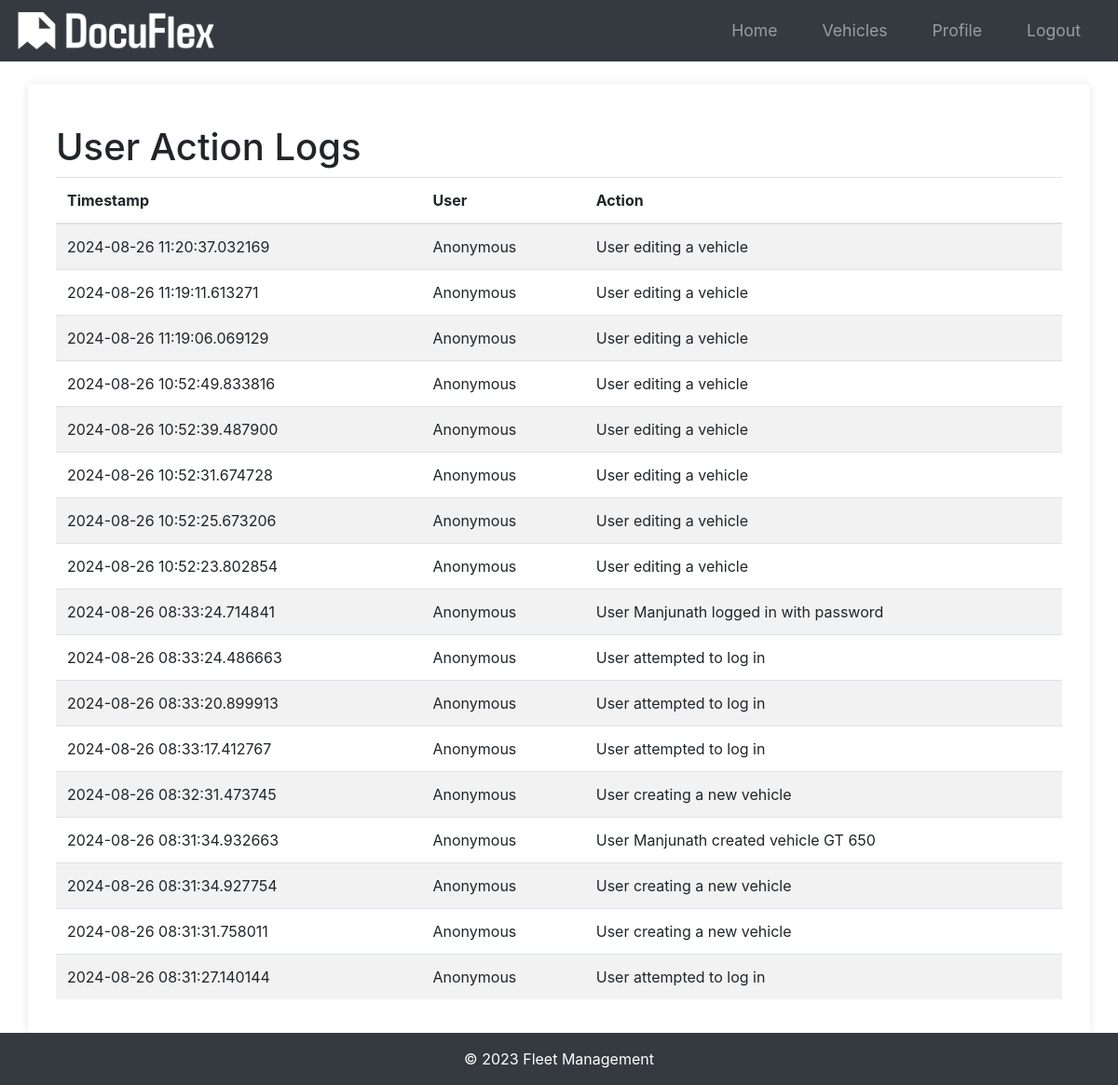
The page /logs (signed in) on the database as committed earlier.
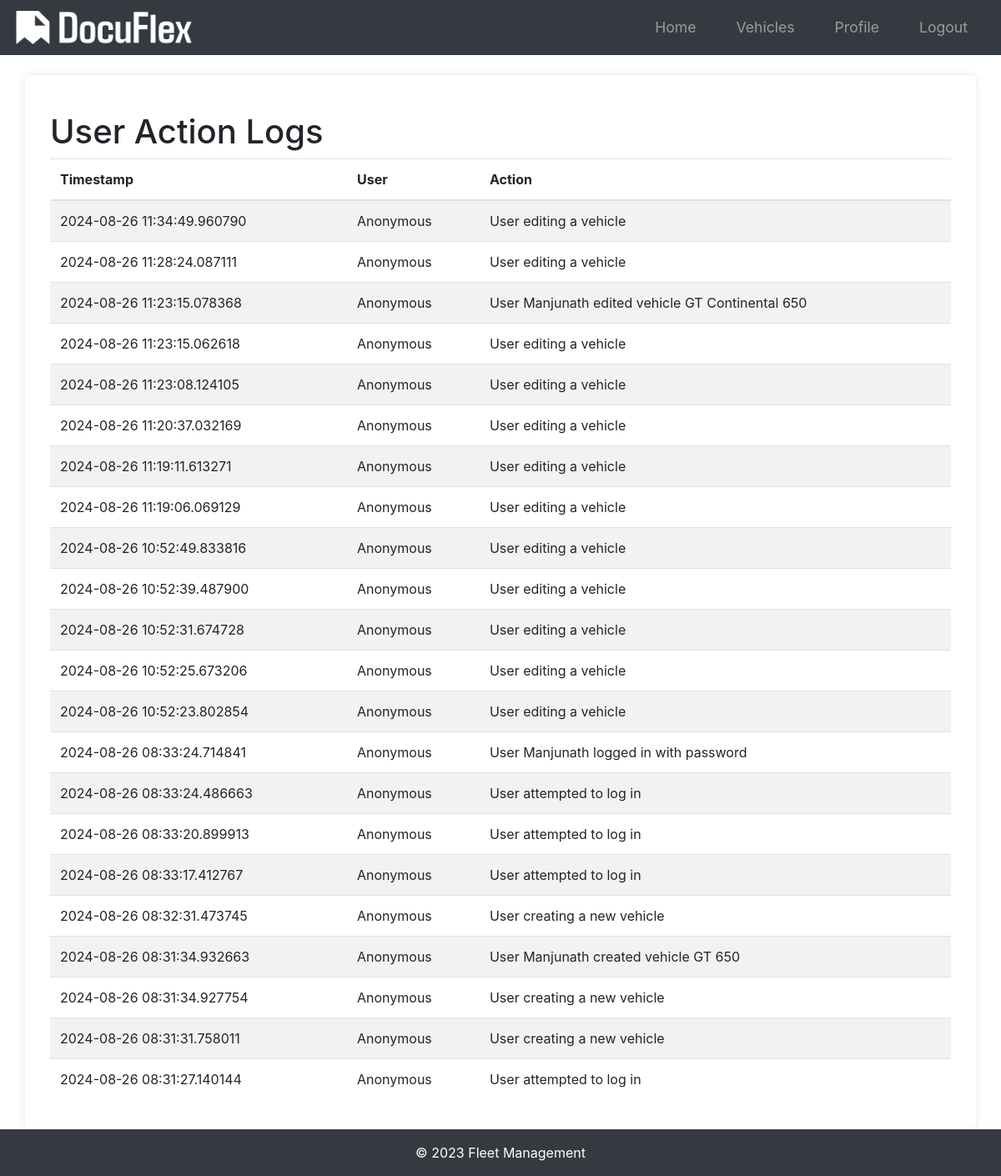
The same page on the database as committed later.
### app/models.py (models this page shows, shortened)
class Log(db.Model):
    id = db.Column(db.Integer, primary_key=True)
    user_id = db.Column(db.Integer, db.ForeignKey("user.id"), nullable=True)
    action = db.Column(db.String(255), nullable=False)
    timestamp = db.Column(db.DateTime, default=datetime.utcnow, nullable=False)

### app/routes.py (the view)
@main.route("/logs")
@login_required  # Ensure only logged-in users can see this
def view_logs():
    logs = Log.query.order_by(Log.timestamp.desc()).all()
    return render_template("view_logs.html", logs=logs)

### app/__init__.py (called while the page is built)
def create_app(config_class=Config):
    app = Flask(__name__)
    app.config.from_object(config_class)
    db.init_app(app)
    bcrypt.init_app(app)
    login_manager.init_app(app)
    mail.init_app(app)
    migrate.init_app(app, db)
    login_manager.login_view = "main.login"
    login_manager.login_message_category = "info"
    from app.models import User
    @login_manager.user_loader
    def load_user(user_id):
        return User.query.get(int(user_id))
    from app.routes import main as main_blueprint
    app.register_blueprint(main_blueprint)
    scheduler = BackgroundScheduler()
    scheduler.add_job(check_document_expirations, "interval", hours=24)
    scheduler.start()
    return app

### app/templates/view_logs.html (shortened to what this page needs)
{% extends "base.html" %}
{% block content %}
<div class="container">
    <h1 class="mt-4">User Action Logs</h1>
    <table class="table table-striped">
        <thead>
            <tr>
                <th scope="col">Timestamp</th>
                <th scope="col">User</th>
                <th scope="col">Action</th>
            </tr>
        </thead>
        <tbody>
            {% for log in logs %}
            <tr>
                <td>{{ log.timestamp }}</td>
                <td>{{ log.user.username if log.user else "Anonymous" }}</td>
                <td>{{ log.action }}</td>
            </tr>
            {% endfor %}
        </tbody>
    </table>
</div>
{% endblock %}

### app/templates/base.html (shortened to what this page needs)
<!DOCTYPE html>
<html lang="en">
<head>
    <link rel="stylesheet" href="{{ url_for('static', filename='styles.css') }}">
    <link rel="stylesheet" href="https://stackpath.bootstrapcdn.com/bootstrap/4.5.2/css/bootstrap.min.css">
    <link rel="stylesheet" href="https://cdnjs.cloudflare.com/ajax/libs/font-awesome/5.15.3/css/all.min.css">
</head>
<body>
    <nav class="navbar navbar-expand-lg navbar-dark bg-dark">
        <a class="navbar-brand" href="{{ url_for('main.index') }}">
            <img src="{{ url_for('static', filename='img/logo.png') }}" alt="Fleet Management Logo">
        </a>
        <div class="collapse navbar-collapse" id="navbarNav">
            <ul class="navbar-nav ml-auto">
                {% if current_user.is_authenticated %}
                    <li class="nav-item">
                        <a class="nav-link" href="{{ url_for('main.home') }}">Home</a>
                    </li>
                    <li class="nav-item">
                        <a class="nav-link" href="{{ url_for('main.list_vehicles') }}">Vehicles</a>
                    </li>
                    <li class="nav-item">
                        <a class="nav-link" href="{{ url_for('main.profile') }}">Profile</a>
                    </li>
                    <li class="nav-item">
                        <a class="nav-link" href="{{ url_for('main.logout') }}">Logout</a>
                    </li>
                {% endif %}
            </ul>
        </div>
    </nav>
    <main class="main-content container mt-4">
        {% block content %}{% endblock %}
    </main>
    <footer class="footer mt-auto py-3 bg-dark">
        <div class="container text-center text-white">
            <span>&copy; 2023 Fleet Management</span>
        </div>
    </footer>
</body>
</html>

### app/static/styles.css (style rules this page uses)
body { font-family: Arial, sans-serif; margin: 0; padding: 0; background-color: #f4f4f4; }
.container { width: 80%; margin: 0 auto; }
nav ul { list-style-type: none; padding: 0; }
nav ul li { display: inline; margin: 0 15px; }
nav ul li a { color: #fff; text-decoration: none; font-size: 1.1em; }
main { padding: 20px; background-color: #fff; border-radius: 5px; box-shadow: 0 0 10px rgba(0,0,0,0.1); }
body { font-family: Arial, sans-serif; margin: 0; padding: 0; }
nav ul { list-style: none; padding: 0; }
nav ul li { display: inline; margin: 0 1rem; }
nav ul li a { color: #fff; text-decoration: none; }

### app/templates/base.html (style rules this page uses)
html, body { height: 100%; margin: 0; display: flex; flex-direction: column; }
.container { flex: 1; }
.footer { background-color: #343a40; color: white; }
.main-content { flex: 1; }
.navbar-brand img { height: 40px; width: auto; }

Rows that differ between the two databases and show on the page:
added Log: timestamp "2024-08-26 11:34:49.960790", user "Anonymous", action "User editing a vehicle"
added Log: timestamp "2024-08-26 11:28:24.087111", user "Anonymous", action "User editing a vehicle"
added Log: timestamp "2024-08-26 11:23:15.078368", user "Anonymous", action "User Manjunath edited vehicle GT Continental 650"
added Log: timestamp "2024-08-26 11:23:15.062618", user "Anonymous", action "User editing a vehicle"
added Log: timestamp "2024-08-26 11:23:08.124105", user "Anonymous", action "User editing a vehicle"
